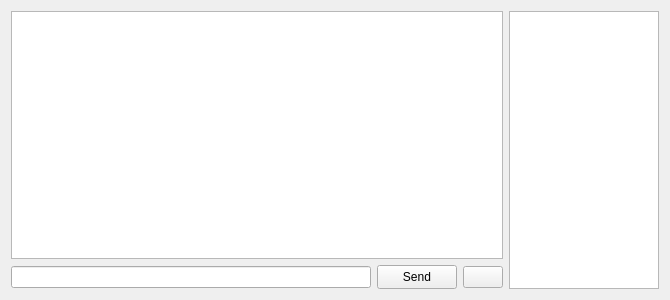
<?xml version="1.0" encoding="UTF-8"?>
<ui version="4.0">
 <class>IRCDockTabContents</class>
 <widget class="QWidget" name="IRCDockTabContents">
  <property name="geometry">
   <rect>
    <x>0</x>
    <y>0</y>
    <width>670</width>
    <height>300</height>
   </rect>
  </property>
  <property name="windowTitle">
   <string>Form</string>
  </property>
  <layout class="QHBoxLayout" name="horizontalLayout_2">
   <item>
    <layout class="QVBoxLayout" name="verticalLayout">
     <item>
      <widget class="QTextBrowser" name="txtOutputWidget">
       <property name="font">
        <font>
         <family>Courier New</family>
         <pointsize>10</pointsize>
         <weight>75</weight>
         <bold>true</bold>
        </font>
       </property>
       <property name="openExternalLinks">
        <bool>true</bool>
       </property>
       <property name="openLinks">
        <bool>true</bool>
       </property>
      </widget>
     </item>
     <item>
      <layout class="QHBoxLayout" name="horizontalLayout">
       <item>
        <widget class="MemoryLineEdit" name="leCommandLine">
         <property name="sizePolicy">
          <sizepolicy hsizetype="Expanding" vsizetype="Fixed">
           <horstretch>0</horstretch>
           <verstretch>0</verstretch>
          </sizepolicy>
         </property>
         <property name="font">
          <font>
           <family>Courier New</family>
          </font>
         </property>
        </widget>
       </item>
       <item>
        <widget class="QPushButton" name="btnSend">
         <property name="sizePolicy">
          <sizepolicy hsizetype="Minimum" vsizetype="Fixed">
           <horstretch>0</horstretch>
           <verstretch>0</verstretch>
          </sizepolicy>
         </property>
         <property name="minimumSize">
          <size>
           <width>0</width>
           <height>24</height>
          </size>
         </property>
         <property name="text">
          <string>Send</string>
         </property>
        </widget>
       </item>
       <item>
        <widget class="QPushButton" name="btnPauseTextArea">
         <property name="toolTip">
          <string>Do not scroll text area</string>
         </property>
         <property name="icon">
          <iconset resource="../../../../media/resources.qrc">
           <normaloff>:/icons/pause.png</normaloff>:/icons/pause.png</iconset>
         </property>
         <property name="checkable">
          <bool>true</bool>
         </property>
        </widget>
       </item>
      </layout>
     </item>
    </layout>
   </item>
   <item>
    <widget class="QListView" name="lvUserList">
     <property name="sizePolicy">
      <sizepolicy hsizetype="Fixed" vsizetype="Expanding">
       <horstretch>0</horstretch>
       <verstretch>0</verstretch>
      </sizepolicy>
     </property>
     <property name="minimumSize">
      <size>
       <width>150</width>
       <height>0</height>
      </size>
     </property>
     <property name="maximumSize">
      <size>
       <width>150</width>
       <height>16777215</height>
      </size>
     </property>
     <property name="font">
      <font>
       <family>Courier New</family>
       <pointsize>8</pointsize>
       <weight>75</weight>
       <bold>true</bold>
      </font>
     </property>
     <property name="editTriggers">
      <set>QAbstractItemView::NoEditTriggers</set>
     </property>
    </widget>
   </item>
  </layout>
 </widget>
 <customwidgets>
  <customwidget>
   <class>MemoryLineEdit</class>
   <extends>QLineEdit</extends>
   <header location="global">gui/widgets/memorylineedit.h</header>
  </customwidget>
 </customwidgets>
 <resources>
  <include location="../../../../media/resources.qrc"/>
 </resources>
 <connections>
  <connection>
   <sender>leCommandLine</sender>
   <signal>cursorPositionChanged(int,int)</signal>
   <receiver>IRCDockTabContents</receiver>
   <slot>resetNicknameCompletion()</slot>
   <hints>
    <hint type="sourcelabel">
     <x>81</x>
     <y>273</y>
    </hint>
    <hint type="destinationlabel">
     <x>29</x>
     <y>293</y>
    </hint>
   </hints>
  </connection>
  <connection>
   <sender>leCommandLine</sender>
   <signal>textEdited(QString)</signal>
   <receiver>IRCDockTabContents</receiver>
   <slot>resetNicknameCompletion()</slot>
   <hints>
    <hint type="sourcelabel">
     <x>141</x>
     <y>280</y>
    </hint>
    <hint type="destinationlabel">
     <x>128</x>
     <y>297</y>
    </hint>
   </hints>
  </connection>
  <connection>
   <sender>txtOutputWidget</sender>
   <signal>customContextMenuRequested(QPoint)</signal>
   <receiver>IRCDockTabContents</receiver>
   <slot>showChatContextMenu(QPoint)</slot>
   <hints>
    <hint type="sourcelabel">
     <x>474</x>
     <y>81</y>
    </hint>
    <hint type="destinationlabel">
     <x>510</x>
     <y>82</y>
    </hint>
   </hints>
  </connection>
 </connections>
 <slots>
  <slot>showChatContextMenu(QPoint)</slot>
  <slot>resetNicknameCompletion()</slot>
 </slots>
</ui>
